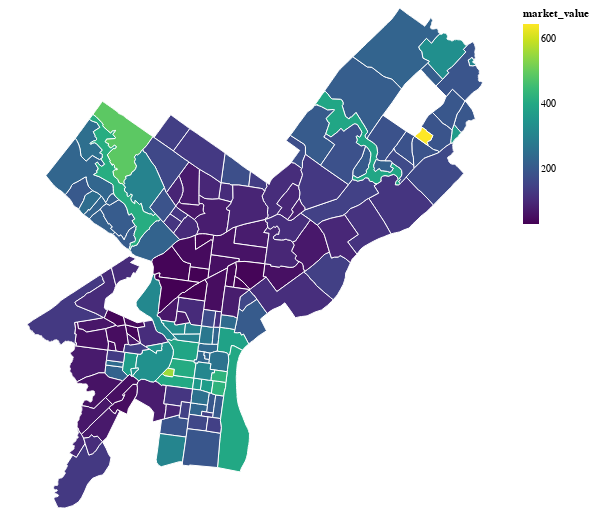

Write notebook code for a chart like this one.
### Code cell
# Via altair
# NOTE: I've projected to my desired CRS and then passed in the data

(
    alt.Chart(median_values_by_hood.to_crs(epsg=2272))
    .mark_geoshape(stroke="white")
    .encode(
        tooltip=["market_value:Q", "ZillowName:N"],
        color=alt.Color("market_value:Q", scale=alt.Scale(scheme="viridis")),
    )
    # Important! Otherwise altair will try to re-project your data
    .project(type="identity", reflectY=True)
    .properties(width=500, height=500)
)

### Figure 1 — Vega-Lite specification as saved in the notebook (floating-point values rounded to 4 significant figures; data arrays with more than 128 entries replaced by an {"elided": "..."} marker saying what was removed)
{"config": {"view": {"continuousWidth": 300, "continuousHeight": 300}}, "data": {"name": "data-d2ceac43985be645b72ae31468f882e2"}, "mark": {"type": "geoshape", "stroke": "white"}, "encoding": {"color": {"field": "market_value", "scale": {"scheme": "viridis"}, "type": "quantitative"}, "tooltip": [{"field": "market_value", "type": "quantitative"}, {"field": "ZillowName", "type": "nominal"}]}, "height": 500, "projection": {"reflectY": true, "type": "identity"}, "width": 500, "$schema": "https://vega.github.io/schema/vega-lite/v5.20.1.json", "datasets": {"data-d2ceac43985be645b72ae31468f882e2": {"elided": "151 records"}}}
